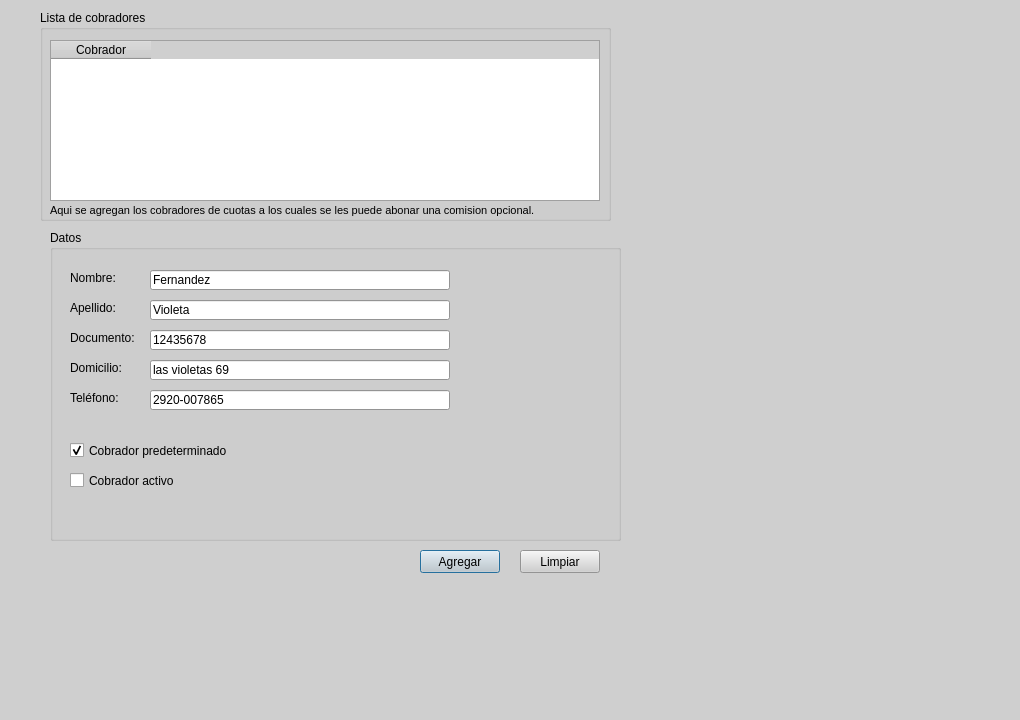
<?xml version="1.0" encoding="UTF-8"?>
<ui version="4.0">
 <class>form_registrar_cobradores</class>
 <widget class="QDialog" name="form_registrar_cobradores">
  <property name="geometry">
   <rect>
    <x>0</x>
    <y>0</y>
    <width>1020</width>
    <height>720</height>
   </rect>
  </property>
  <property name="palette">
   <palette>
    <active>
     <colorrole role="WindowText">
      <brush brushstyle="SolidPattern">
       <color alpha="255">
        <red>0</red>
        <green>0</green>
        <blue>0</blue>
       </color>
      </brush>
     </colorrole>
     <colorrole role="Button">
      <brush brushstyle="SolidPattern">
       <color alpha="255">
        <red>207</red>
        <green>207</green>
        <blue>207</blue>
       </color>
      </brush>
     </colorrole>
     <colorrole role="Light">
      <brush brushstyle="SolidPattern">
       <color alpha="255">
        <red>255</red>
        <green>255</green>
        <blue>255</blue>
       </color>
      </brush>
     </colorrole>
     <colorrole role="Midlight">
      <brush brushstyle="SolidPattern">
       <color alpha="255">
        <red>231</red>
        <green>231</green>
        <blue>231</blue>
       </color>
      </brush>
     </colorrole>
     <colorrole role="Dark">
      <brush brushstyle="SolidPattern">
       <color alpha="255">
        <red>103</red>
        <green>103</green>
        <blue>103</blue>
       </color>
      </brush>
     </colorrole>
     <colorrole role="Mid">
      <brush brushstyle="SolidPattern">
       <color alpha="255">
        <red>138</red>
        <green>138</green>
        <blue>138</blue>
       </color>
      </brush>
     </colorrole>
     <colorrole role="Text">
      <brush brushstyle="SolidPattern">
       <color alpha="255">
        <red>0</red>
        <green>0</green>
        <blue>0</blue>
       </color>
      </brush>
     </colorrole>
     <colorrole role="BrightText">
      <brush brushstyle="SolidPattern">
       <color alpha="255">
        <red>255</red>
        <green>255</green>
        <blue>255</blue>
       </color>
      </brush>
     </colorrole>
     <colorrole role="ButtonText">
      <brush brushstyle="SolidPattern">
       <color alpha="255">
        <red>0</red>
        <green>0</green>
        <blue>0</blue>
       </color>
      </brush>
     </colorrole>
     <colorrole role="Base">
      <brush brushstyle="SolidPattern">
       <color alpha="255">
        <red>255</red>
        <green>255</green>
        <blue>255</blue>
       </color>
      </brush>
     </colorrole>
     <colorrole role="Window">
      <brush brushstyle="SolidPattern">
       <color alpha="255">
        <red>207</red>
        <green>207</green>
        <blue>207</blue>
       </color>
      </brush>
     </colorrole>
     <colorrole role="Shadow">
      <brush brushstyle="SolidPattern">
       <color alpha="255">
        <red>0</red>
        <green>0</green>
        <blue>0</blue>
       </color>
      </brush>
     </colorrole>
     <colorrole role="AlternateBase">
      <brush brushstyle="SolidPattern">
       <color alpha="255">
        <red>231</red>
        <green>231</green>
        <blue>231</blue>
       </color>
      </brush>
     </colorrole>
     <colorrole role="ToolTipBase">
      <brush brushstyle="SolidPattern">
       <color alpha="255">
        <red>255</red>
        <green>255</green>
        <blue>220</blue>
       </color>
      </brush>
     </colorrole>
     <colorrole role="ToolTipText">
      <brush brushstyle="SolidPattern">
       <color alpha="255">
        <red>0</red>
        <green>0</green>
        <blue>0</blue>
       </color>
      </brush>
     </colorrole>
    </active>
    <inactive>
     <colorrole role="WindowText">
      <brush brushstyle="SolidPattern">
       <color alpha="255">
        <red>0</red>
        <green>0</green>
        <blue>0</blue>
       </color>
      </brush>
     </colorrole>
     <colorrole role="Button">
      <brush brushstyle="SolidPattern">
       <color alpha="255">
        <red>207</red>
        <green>207</green>
        <blue>207</blue>
       </color>
      </brush>
     </colorrole>
     <colorrole role="Light">
      <brush brushstyle="SolidPattern">
       <color alpha="255">
        <red>255</red>
        <green>255</green>
        <blue>255</blue>
       </color>
      </brush>
     </colorrole>
     <colorrole role="Midlight">
      <brush brushstyle="SolidPattern">
       <color alpha="255">
        <red>231</red>
        <green>231</green>
        <blue>231</blue>
       </color>
      </brush>
     </colorrole>
     <colorrole role="Dark">
      <brush brushstyle="SolidPattern">
       <color alpha="255">
        <red>103</red>
        <green>103</green>
        <blue>103</blue>
       </color>
      </brush>
     </colorrole>
     <colorrole role="Mid">
      <brush brushstyle="SolidPattern">
       <color alpha="255">
        <red>138</red>
        <green>138</green>
        <blue>138</blue>
       </color>
      </brush>
     </colorrole>
     <colorrole role="Text">
      <brush brushstyle="SolidPattern">
       <color alpha="255">
        <red>0</red>
        <green>0</green>
        <blue>0</blue>
       </color>
      </brush>
     </colorrole>
     <colorrole role="BrightText">
      <brush brushstyle="SolidPattern">
       <color alpha="255">
        <red>255</red>
        <green>255</green>
        <blue>255</blue>
       </color>
      </brush>
     </colorrole>
     <colorrole role="ButtonText">
      <brush brushstyle="SolidPattern">
       <color alpha="255">
        <red>0</red>
        <green>0</green>
        <blue>0</blue>
       </color>
      </brush>
     </colorrole>
     <colorrole role="Base">
      <brush brushstyle="SolidPattern">
       <color alpha="255">
        <red>255</red>
        <green>255</green>
        <blue>255</blue>
       </color>
      </brush>
     </colorrole>
     <colorrole role="Window">
      <brush brushstyle="SolidPattern">
       <color alpha="255">
        <red>207</red>
        <green>207</green>
        <blue>207</blue>
       </color>
      </brush>
     </colorrole>
     <colorrole role="Shadow">
      <brush brushstyle="SolidPattern">
       <color alpha="255">
        <red>0</red>
        <green>0</green>
        <blue>0</blue>
       </color>
      </brush>
     </colorrole>
     <colorrole role="AlternateBase">
      <brush brushstyle="SolidPattern">
       <color alpha="255">
        <red>231</red>
        <green>231</green>
        <blue>231</blue>
       </color>
      </brush>
     </colorrole>
     <colorrole role="ToolTipBase">
      <brush brushstyle="SolidPattern">
       <color alpha="255">
        <red>255</red>
        <green>255</green>
        <blue>220</blue>
       </color>
      </brush>
     </colorrole>
     <colorrole role="ToolTipText">
      <brush brushstyle="SolidPattern">
       <color alpha="255">
        <red>0</red>
        <green>0</green>
        <blue>0</blue>
       </color>
      </brush>
     </colorrole>
    </inactive>
    <disabled>
     <colorrole role="WindowText">
      <brush brushstyle="SolidPattern">
       <color alpha="255">
        <red>103</red>
        <green>103</green>
        <blue>103</blue>
       </color>
      </brush>
     </colorrole>
     <colorrole role="Button">
      <brush brushstyle="SolidPattern">
       <color alpha="255">
        <red>207</red>
        <green>207</green>
        <blue>207</blue>
       </color>
      </brush>
     </colorrole>
     <colorrole role="Light">
      <brush brushstyle="SolidPattern">
       <color alpha="255">
        <red>255</red>
        <green>255</green>
        <blue>255</blue>
       </color>
      </brush>
     </colorrole>
     <colorrole role="Midlight">
      <brush brushstyle="SolidPattern">
       <color alpha="255">
        <red>231</red>
        <green>231</green>
        <blue>231</blue>
       </color>
      </brush>
     </colorrole>
     <colorrole role="Dark">
      <brush brushstyle="SolidPattern">
       <color alpha="255">
        <red>103</red>
        <green>103</green>
        <blue>103</blue>
       </color>
      </brush>
     </colorrole>
     <colorrole role="Mid">
      <brush brushstyle="SolidPattern">
       <color alpha="255">
        <red>138</red>
        <green>138</green>
        <blue>138</blue>
       </color>
      </brush>
     </colorrole>
     <colorrole role="Text">
      <brush brushstyle="SolidPattern">
       <color alpha="255">
        <red>103</red>
        <green>103</green>
        <blue>103</blue>
       </color>
      </brush>
     </colorrole>
     <colorrole role="BrightText">
      <brush brushstyle="SolidPattern">
       <color alpha="255">
        <red>255</red>
        <green>255</green>
        <blue>255</blue>
       </color>
      </brush>
     </colorrole>
     <colorrole role="ButtonText">
      <brush brushstyle="SolidPattern">
       <color alpha="255">
        <red>103</red>
        <green>103</green>
        <blue>103</blue>
       </color>
      </brush>
     </colorrole>
     <colorrole role="Base">
      <brush brushstyle="SolidPattern">
       <color alpha="255">
        <red>207</red>
        <green>207</green>
        <blue>207</blue>
       </color>
      </brush>
     </colorrole>
     <colorrole role="Window">
      <brush brushstyle="SolidPattern">
       <color alpha="255">
        <red>207</red>
        <green>207</green>
        <blue>207</blue>
       </color>
      </brush>
     </colorrole>
     <colorrole role="Shadow">
      <brush brushstyle="SolidPattern">
       <color alpha="255">
        <red>0</red>
        <green>0</green>
        <blue>0</blue>
       </color>
      </brush>
     </colorrole>
     <colorrole role="AlternateBase">
      <brush brushstyle="SolidPattern">
       <color alpha="255">
        <red>207</red>
        <green>207</green>
        <blue>207</blue>
       </color>
      </brush>
     </colorrole>
     <colorrole role="ToolTipBase">
      <brush brushstyle="SolidPattern">
       <color alpha="255">
        <red>255</red>
        <green>255</green>
        <blue>220</blue>
       </color>
      </brush>
     </colorrole>
     <colorrole role="ToolTipText">
      <brush brushstyle="SolidPattern">
       <color alpha="255">
        <red>0</red>
        <green>0</green>
        <blue>0</blue>
       </color>
      </brush>
     </colorrole>
    </disabled>
   </palette>
  </property>
  <property name="windowTitle">
   <string>Dialog</string>
  </property>
  <widget class="QGroupBox" name="groupBox">
   <property name="geometry">
    <rect>
     <x>40</x>
     <y>10</y>
     <width>571</width>
     <height>211</height>
    </rect>
   </property>
   <property name="autoFillBackground">
    <bool>true</bool>
   </property>
   <property name="title">
    <string>Lista de cobradores</string>
   </property>
   <widget class="QTableWidget" name="tableWidget">
    <property name="geometry">
     <rect>
      <x>10</x>
      <y>30</y>
      <width>550</width>
      <height>161</height>
     </rect>
    </property>
    <column>
     <property name="text">
      <string>Cobrador</string>
     </property>
    </column>
   </widget>
   <widget class="QLabel" name="label">
    <property name="geometry">
     <rect>
      <x>10</x>
      <y>190</y>
      <width>551</width>
      <height>21</height>
     </rect>
    </property>
    <property name="font">
     <font>
      <pointsize>8</pointsize>
     </font>
    </property>
    <property name="text">
     <string>Aqui se agregan los cobradores de cuotas a los cuales se les puede abonar una comision opcional.</string>
    </property>
   </widget>
  </widget>
  <widget class="QGroupBox" name="groupBox_2">
   <property name="geometry">
    <rect>
     <x>50</x>
     <y>230</y>
     <width>571</width>
     <height>311</height>
    </rect>
   </property>
   <property name="acceptDrops">
    <bool>false</bool>
   </property>
   <property name="autoFillBackground">
    <bool>true</bool>
   </property>
   <property name="title">
    <string>Datos</string>
   </property>
   <widget class="QLabel" name="label_2">
    <property name="geometry">
     <rect>
      <x>20</x>
      <y>40</y>
      <width>81</width>
      <height>16</height>
     </rect>
    </property>
    <property name="text">
     <string>Nombre:</string>
    </property>
   </widget>
   <widget class="QLabel" name="label_3">
    <property name="geometry">
     <rect>
      <x>20</x>
      <y>70</y>
      <width>81</width>
      <height>16</height>
     </rect>
    </property>
    <property name="text">
     <string>Apellido:</string>
    </property>
   </widget>
   <widget class="QLabel" name="label_4">
    <property name="geometry">
     <rect>
      <x>20</x>
      <y>100</y>
      <width>81</width>
      <height>16</height>
     </rect>
    </property>
    <property name="text">
     <string>Documento:</string>
    </property>
   </widget>
   <widget class="QLabel" name="label_5">
    <property name="geometry">
     <rect>
      <x>20</x>
      <y>130</y>
      <width>81</width>
      <height>16</height>
     </rect>
    </property>
    <property name="text">
     <string>Domicilio:</string>
    </property>
   </widget>
   <widget class="QLabel" name="label_6">
    <property name="geometry">
     <rect>
      <x>20</x>
      <y>160</y>
      <width>81</width>
      <height>16</height>
     </rect>
    </property>
    <property name="text">
     <string>Teléfono:</string>
    </property>
   </widget>
   <widget class="QLineEdit" name="lineEdit">
    <property name="geometry">
     <rect>
      <x>100</x>
      <y>40</y>
      <width>300</width>
      <height>20</height>
     </rect>
    </property>
    <property name="text">
     <string>Fernandez</string>
    </property>
   </widget>
   <widget class="QCheckBox" name="checkBox">
    <property name="geometry">
     <rect>
      <x>20</x>
      <y>210</y>
      <width>181</width>
      <height>21</height>
     </rect>
    </property>
    <property name="text">
     <string>Cobrador predeterminado</string>
    </property>
    <property name="checked">
     <bool>true</bool>
    </property>
   </widget>
   <widget class="QCheckBox" name="checkBox_2">
    <property name="geometry">
     <rect>
      <x>20</x>
      <y>240</y>
      <width>181</width>
      <height>21</height>
     </rect>
    </property>
    <property name="text">
     <string>Cobrador activo</string>
    </property>
   </widget>
   <widget class="QLineEdit" name="lineEdit_3">
    <property name="geometry">
     <rect>
      <x>100</x>
      <y>70</y>
      <width>300</width>
      <height>20</height>
     </rect>
    </property>
    <property name="text">
     <string>Violeta</string>
    </property>
   </widget>
   <widget class="QLineEdit" name="lineEdit_4">
    <property name="geometry">
     <rect>
      <x>100</x>
      <y>100</y>
      <width>300</width>
      <height>20</height>
     </rect>
    </property>
    <property name="text">
     <string>12435678</string>
    </property>
   </widget>
   <widget class="QLineEdit" name="lineEdit_5">
    <property name="geometry">
     <rect>
      <x>100</x>
      <y>130</y>
      <width>300</width>
      <height>20</height>
     </rect>
    </property>
    <property name="text">
     <string>las violetas 69</string>
    </property>
   </widget>
   <widget class="QLineEdit" name="lineEdit_6">
    <property name="geometry">
     <rect>
      <x>100</x>
      <y>160</y>
      <width>300</width>
      <height>20</height>
     </rect>
    </property>
    <property name="text">
     <string>2920-007865</string>
    </property>
   </widget>
  </widget>
  <widget class="QPushButton" name="pushButton">
   <property name="geometry">
    <rect>
     <x>420</x>
     <y>550</y>
     <width>80</width>
     <height>23</height>
    </rect>
   </property>
   <property name="text">
    <string>Agregar</string>
   </property>
  </widget>
  <widget class="QPushButton" name="pushButton_2">
   <property name="geometry">
    <rect>
     <x>520</x>
     <y>550</y>
     <width>80</width>
     <height>23</height>
    </rect>
   </property>
   <property name="text">
    <string>Limpiar</string>
   </property>
  </widget>
 </widget>
 <resources/>
 <connections/>
</ui>
